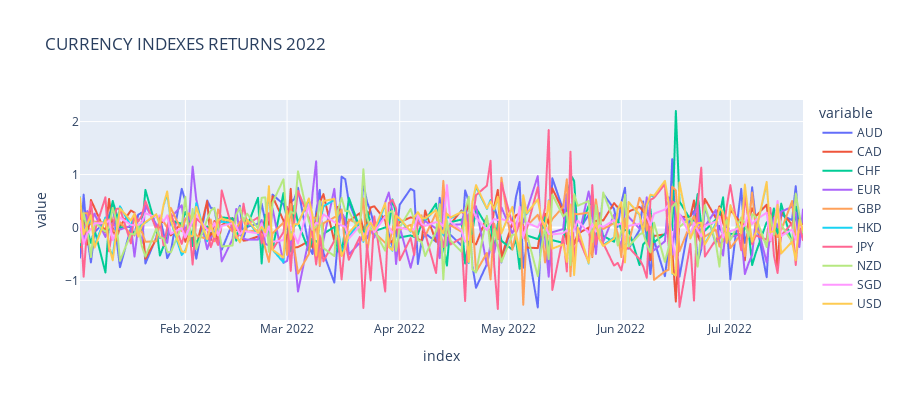
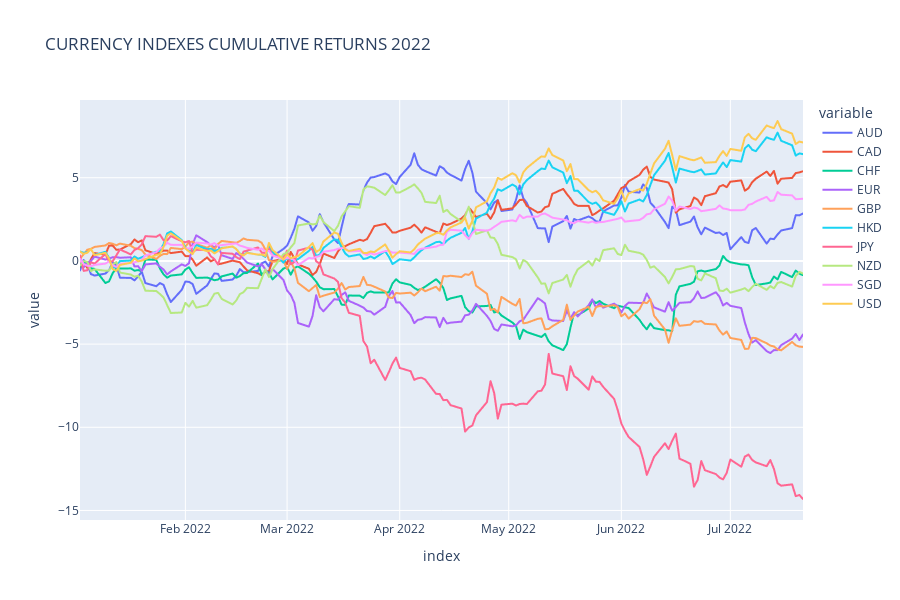
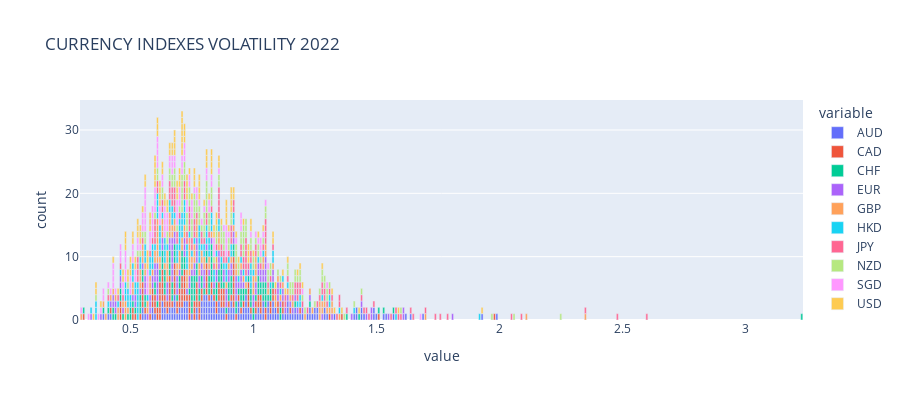

Write notebook code for charts like these, in order.
### Markdown cell above
0. INTRODUCING THE APPROACH

Foreign Exchange (FX) trading is one of the most competitive activities in the world because of its market efficiency (data randomnes) and high volatility. Besides other financial instruments, FX makes traditional portfolio managers title it as gambling because of its difficulty in price prediction. Most big firms use FX to cover their currency risk on the positions of international commodities, assets and other tradeables. Although its an excellent market for algorithmic trading - specially in the sell-side - for its 24-5 continuity, high transactional volume and excellent liquidity. Most trading systems fail after 2 to 4 years because of its approach based in linear models or traditional indicators in a chaotic universe. High Frequency Trading systems are beneficiated mostly by noise and not by information

Financial markets are continuetly evolving. I like to say that markets are the spectrogram of society. 

In this paper I'd like to demostrate that FX can be predicated 

To simplify it, we have two approaches when it comes to trading, follow the trend or mean-reversion strategies. However, the trend concept 

FX it's very corrective, however when a strong trend starts caused by any macroeconomic factor you better surf the trend and not fight against it if you want to survive.

In this notebook I'll expalin my fundamental approach to FX quantitative trading. First we will simplify 45 pairs to 10 currency indices, which will allow us to observe the market desegmented and catch easier the trending pairs and the corrective ones.

Through this notebook I'll explain step by step each process and its logic. Hope you enjoy it.

### Code cell
# 1. PREPARING THE DATABASE WITH CURRENCY INDEXES

# import libraries for the module
from oandapyV20 import API
import oandapyV20.endpoints.instruments as instruments
from datetime import timedelta, date, datetime
from pathlib import Path
from numpy import isnan
import pandas as pd
pd.options.plotting.backend = "plotly"


# 
TOKEN = "37d11dc6e01ec900277bcf70ed296912-60827d532c22d5b1b0d3583a0e9309ef" # YOUR OANDA TOKEN
#
YEAR = 2022 # YEARS TO START
#

# instruments universe
symbols = ['AUD_CAD', 'AUD_CHF', 'AUD_HKD', 'AUD_JPY', 'AUD_NZD', 'AUD_SGD', 'AUD_USD',
           'CAD_CHF', 'CAD_HKD', 'CAD_JPY', 'CAD_SGD', 'CHF_HKD', 'CHF_JPY', 'EUR_AUD',
           'EUR_CAD', 'EUR_CHF', 'EUR_GBP', 'EUR_HKD', 'EUR_JPY', 'EUR_NZD', 'EUR_SGD',
           'EUR_USD', 'GBP_AUD', 'GBP_CAD', 'GBP_CHF', 'GBP_HKD', 'GBP_JPY', 'GBP_NZD',
           'GBP_SGD', 'GBP_USD', 'HKD_JPY', 'NZD_CAD', 'NZD_CHF', 'NZD_HKD', 'NZD_JPY',
           'NZD_SGD', 'NZD_USD', 'SGD_CHF', 'SGD_HKD', 'SGD_JPY', 'USD_CAD', 'USD_CHF',
           'USD_HKD', 'USD_JPY', 'USD_SGD']  # 45 FX pairs


def importdb(year, symbols, make_indexes):

    api = API(access_token=TOKEN)

    # extract currencies (ccys)
    ccys = []
    if make_indexes:
        for sym in symbols:
            p = sym.split('_')
            if len(p[0]) == 3 and p[0] not in ccys:
                ccys.append(p[0])
            if len(p[1]) == 3 and p[1] not in ccys:
                ccys.append(p[1])
            ccys.sort()

    # prepare dataframe
    def prepdf(year):

        def daterange(date1, date2):
            for n in range(int((date2 - date1).days)+1):
                yield date1 + timedelta(n)

        start_dt = date(year, 1, 1)
        end_dt = date(year, 12, 31)

        dates = []
        weekdays = [5, 6]
        for dt in daterange(start_dt, end_dt):
            if dt.weekday() not in weekdays:
                dates.append(dt.strftime("%Y-%m-%d"))
        symbols.sort()

        return pd.DataFrame(index=dates, columns=symbols)

    # loop years
    more = True
    while more:

        prices = prepdf(year)
        changs = prepdf(year)
        volats = prepdf(year)

        _from = str(year)+'-01-01'
        _to = str(year)+'-12-31'
        # if it's current year
        if year == datetime.today().year:
            _to = str(datetime.today())[0:10]
            prices = prices.truncate(after=_to)
            changs = changs.truncate(after=_to)
            volats = volats.truncate(after=_to)
            more = False

        params = {'granularity': 'D', 'from': _from, 'to': _to}

        # import from oanda request (r)
        for sym in symbols:
            r = instruments.InstrumentsCandles(sym, params)
            r = api.request(r)
            for p in r['candles']:
                dtime = datetime.strftime(datetime.strptime(
                    p['time'][0:10], '%Y-%m-%d') + timedelta(days=1), '%Y-%m-%d')
                price = round((float(p['mid']['o']) + float(p['mid']['h']) + float(
                    p['mid']['l']) + float(p['mid']['c'])) / 4, len(p['mid']['c'].split('.')[1]))
                chang = round(
                    (float(p['mid']['c']) / float(p['mid']['o']) - 1) * 100, 2)
                volat = round(
                    (float(p['mid']['h']) / float(p['mid']['l']) - 1) * 100, 2)
                prices[sym][dtime] = price
                changs[sym][dtime] = chang
                volats[sym][dtime] = volat

        # clean nans
        for sym in symbols:
            changs[sym] = changs[sym].fillna(0)
            volats[sym] = volats[sym].fillna(0)
            for i in range(len(prices.index)):
                if isnan(prices[sym][i]):
                    try:
                        prices[sym][i] = prices[sym][i-1]
                    except:
                        prices[sym][i] = prices[sym][i+1]

        # create instruments db
        path = 'bin/db/instruments/'+str(year)+'/'
        Path(path).mkdir(parents=True, exist_ok=True)
        prices.to_csv(path+'prices.csv', index=True)
        changs.to_csv(path+'changs.csv', index=True)
        volats.to_csv(path+'volats.csv', index=True)

        if make_indexes:
            # make currency indices (idx)
            idx_ch = pd.DataFrame(index=prices.index, columns=ccys)
            idx_vo = pd.DataFrame(index=prices.index, columns=ccys)

            for dt in idx_ch.index:
                for ccy in idx_ch.columns:
                    n = 0
                    idx_ch[ccy][dt] = 0
                    idx_vo[ccy][dt] = 0
                    for sym in symbols:
                        if sym[0:3] == ccy:
                            idx_ch[ccy][dt] += changs[sym][dt]
                            idx_vo[ccy][dt] += volats[sym][dt]
                            n += 1
                        elif sym[4:7] == ccy:
                            idx_ch[ccy][dt] -= changs[sym][dt]
                            idx_vo[ccy][dt] += volats[sym][dt]
                            n += 1
                    idx_ch[ccy][dt] = round(idx_ch[ccy][dt] / n, 2)
                    idx_vo[ccy][dt] = round(idx_vo[ccy][dt] / n, 2)

            # create indexes db
            path = 'bin/db/indexes/'+str(year)+'/'
            Path(path).mkdir(parents=True, exist_ok=True)
            idx_ch.to_csv(path+'changs.csv', index=True)
            idx_vo.to_csv(path+'volats.csv', index=True)

            # plotting ccy indexes returns
            plt = idx_ch.plot(x=idx_ch.index, y=idx_ch.columns, height=400, title='CURRENCY INDEXES RETURNS '+str(year))
            plt.show()

            # plotting ccy indexes cumulative returns
            cum_idxs = idx_ch.cumsum()
            plt = cum_idxs.plot(x=idx_ch.index, y=idx_ch.columns, height=600, title='CURRENCY INDEXES CUMULATIVE RETURNS '+str(year))
            plt.show()

            # plotting ccy indexes volatility
            plt = idx_vo.plot.bar(x=idx_vo.index, y=idx_vo.columns, height=400, title='CURRENCY INDEXES VOLATILITY '+str(year))
            plt.show()

        print(year, 'imported!')

        year += 1


importdb( YEAR, symbols, True)
print('\ndb history updated!')


# credits: Quantium Rock

### Figure 1 — Plotly figure (JSON) as saved in the notebook; plotly's stock layout.template omitted (floating-point values rounded to 4 significant figures; data arrays with more than 128 entries replaced by an {"elided": "..."} marker saying what was removed)
{"data": [{"hovertemplate": "variable=AUD<br>index=%{x}<br>value=%{y}<extra></extra>", "legendgroup": "AUD", "line": {"color": "#636efa", "dash": "solid"}, "marker": {"symbol": "circle"}, "mode": "lines", "name": "AUD", "showlegend": true, "type": "scattergl", "x": {"elided": "144 str values"}, "xaxis": "x", "y": {"elided": "144 float values"}, "yaxis": "y"}, {"hovertemplate": "variable=CAD<br>index=%{x}<br>value=%{y}<extra></extra>", "legendgroup": "CAD", "line": {"color": "#EF553B", "dash": "solid"}, "marker": {"symbol": "circle"}, "mode": "lines", "name": "CAD", "showlegend": true, "type": "scattergl", "x": {"elided": "144 str values"}, "xaxis": "x", "y": {"elided": "144 float values"}, "yaxis": "y"}, {"hovertemplate": "variable=CHF<br>index=%{x}<br>value=%{y}<extra></extra>", "legendgroup": "CHF", "line": {"color": "#00cc96", "dash": "solid"}, "marker": {"symbol": "circle"}, "mode": "lines", "name": "CHF", "showlegend": true, "type": "scattergl", "x": {"elided": "144 str values"}, "xaxis": "x", "y": {"elided": "144 float values"}, "yaxis": "y"}, {"hovertemplate": "variable=EUR<br>index=%{x}<br>value=%{y}<extra></extra>", "legendgroup": "EUR", "line": {"color": "#ab63fa", "dash": "solid"}, "marker": {"symbol": "circle"}, "mode": "lines", "name": "EUR", "showlegend": true, "type": "scattergl", "x": {"elided": "144 str values"}, "xaxis": "x", "y": {"elided": "144 float values"}, "yaxis": "y"}, {"hovertemplate": "variable=GBP<br>index=%{x}<br>value=%{y}<extra></extra>", "legendgroup": "GBP", "line": {"color": "#FFA15A", "dash": "solid"}, "marker": {"symbol": "circle"}, "mode": "lines", "name": "GBP", "showlegend": true, "type": "scattergl", "x": {"elided": "144 str values"}, "xaxis": "x", "y": {"elided": "144 float values"}, "yaxis": "y"}, {"hovertemplate": "variable=HKD<br>index=%{x}<br>value=%{y}<extra></extra>", "legendgroup": "HKD", "line": {"color": "#19d3f3", "dash": "solid"}, "marker": {"symbol": "circle"}, "mode": "lines", "name": "HKD", "showlegend": true, "type": "scattergl", "x": {"elided": "144 str values"}, "xaxis": "x", "y": {"elided": "144 float values"}, "yaxis": "y"}, {"hovertemplate": "variable=JPY<br>index=%{x}<br>value=%{y}<extra></extra>", "legendgroup": "JPY", "line": {"color": "#FF6692", "dash": "solid"}, "marker": {"symbol": "circle"}, "mode": "lines", "name": "JPY", "showlegend": true, "type": "scattergl", "x": {"elided": "144 str values"}, "xaxis": "x", "y": {"elided": "144 float values"}, "yaxis": "y"}, {"hovertemplate": "variable=NZD<br>index=%{x}<br>value=%{y}<extra></extra>", "legendgroup": "NZD", "line": {"color": "#B6E880", "dash": "solid"}, "marker": {"symbol": "circle"}, "mode": "lines", "name": "NZD", "showlegend": true, "type": "scattergl", "x": {"elided": "144 str values"}, "xaxis": "x", "y": {"elided": "144 float values"}, "yaxis": "y"}, {"hovertemplate": "variable=SGD<br>index=%{x}<br>value=%{y}<extra></extra>", "legendgroup": "SGD", "line": {"color": "#FF97FF", "dash": "solid"}, "marker": {"symbol": "circle"}, "mode": "lines", "name": "SGD", "showlegend": true, "type": "scattergl", "x": {"elided": "144 str values"}, "xaxis": "x", "y": {"elided": "144 float values"}, "yaxis": "y"}, {"hovertemplate": "variable=USD<br>index=%{x}<br>value=%{y}<extra></extra>", "legendgroup": "USD", "line": {"color": "#FECB52", "dash": "solid"}, "marker": {"symbol": "circle"}, "mode": "lines", "name": "USD", "showlegend": true, "type": "scattergl", "x": {"elided": "144 str values"}, "xaxis": "x", "y": {"elided": "144 float values"}, "yaxis": "y"}], "layout": {"height": 400, "legend": {"title": {"text": "variable"}, "tracegroupgap": 0}, "title": {"text": "CURRENCY INDEXES RETURNS 2022"}, "xaxis": {"anchor": "y", "domain": [0, 1], "title": {"text": "index"}}, "yaxis": {"anchor": "x", "domain": [0, 1], "title": {"text": "value"}}}}

### Figure 2 — Plotly figure (JSON) as saved in the notebook; plotly's stock layout.template omitted (floating-point values rounded to 4 significant figures; data arrays with more than 128 entries replaced by an {"elided": "..."} marker saying what was removed)
{"data": [{"hovertemplate": "variable=AUD<br>index=%{x}<br>value=%{y}<extra></extra>", "legendgroup": "AUD", "line": {"color": "#636efa", "dash": "solid"}, "marker": {"symbol": "circle"}, "mode": "lines", "name": "AUD", "showlegend": true, "type": "scattergl", "x": {"elided": "144 str values"}, "xaxis": "x", "y": {"elided": "144 float values"}, "yaxis": "y"}, {"hovertemplate": "variable=CAD<br>index=%{x}<br>value=%{y}<extra></extra>", "legendgroup": "CAD", "line": {"color": "#EF553B", "dash": "solid"}, "marker": {"symbol": "circle"}, "mode": "lines", "name": "CAD", "showlegend": true, "type": "scattergl", "x": {"elided": "144 str values"}, "xaxis": "x", "y": {"elided": "144 float values"}, "yaxis": "y"}, {"hovertemplate": "variable=CHF<br>index=%{x}<br>value=%{y}<extra></extra>", "legendgroup": "CHF", "line": {"color": "#00cc96", "dash": "solid"}, "marker": {"symbol": "circle"}, "mode": "lines", "name": "CHF", "showlegend": true, "type": "scattergl", "x": {"elided": "144 str values"}, "xaxis": "x", "y": {"elided": "144 float values"}, "yaxis": "y"}, {"hovertemplate": "variable=EUR<br>index=%{x}<br>value=%{y}<extra></extra>", "legendgroup": "EUR", "line": {"color": "#ab63fa", "dash": "solid"}, "marker": {"symbol": "circle"}, "mode": "lines", "name": "EUR", "showlegend": true, "type": "scattergl", "x": {"elided": "144 str values"}, "xaxis": "x", "y": {"elided": "144 float values"}, "yaxis": "y"}, {"hovertemplate": "variable=GBP<br>index=%{x}<br>value=%{y}<extra></extra>", "legendgroup": "GBP", "line": {"color": "#FFA15A", "dash": "solid"}, "marker": {"symbol": "circle"}, "mode": "lines", "name": "GBP", "showlegend": true, "type": "scattergl", "x": {"elided": "144 str values"}, "xaxis": "x", "y": {"elided": "144 float values"}, "yaxis": "y"}, {"hovertemplate": "variable=HKD<br>index=%{x}<br>value=%{y}<extra></extra>", "legendgroup": "HKD", "line": {"color": "#19d3f3", "dash": "solid"}, "marker": {"symbol": "circle"}, "mode": "lines", "name": "HKD", "showlegend": true, "type": "scattergl", "x": {"elided": "144 str values"}, "xaxis": "x", "y": {"elided": "144 float values"}, "yaxis": "y"}, {"hovertemplate": "variable=JPY<br>index=%{x}<br>value=%{y}<extra></extra>", "legendgroup": "JPY", "line": {"color": "#FF6692", "dash": "solid"}, "marker": {"symbol": "circle"}, "mode": "lines", "name": "JPY", "showlegend": true, "type": "scattergl", "x": {"elided": "144 str values"}, "xaxis": "x", "y": {"elided": "144 float values"}, "yaxis": "y"}, {"hovertemplate": "variable=NZD<br>index=%{x}<br>value=%{y}<extra></extra>", "legendgroup": "NZD", "line": {"color": "#B6E880", "dash": "solid"}, "marker": {"symbol": "circle"}, "mode": "lines", "name": "NZD", "showlegend": true, "type": "scattergl", "x": {"elided": "144 str values"}, "xaxis": "x", "y": {"elided": "144 float values"}, "yaxis": "y"}, {"hovertemplate": "variable=SGD<br>index=%{x}<br>value=%{y}<extra></extra>", "legendgroup": "SGD", "line": {"color": "#FF97FF", "dash": "solid"}, "marker": {"symbol": "circle"}, "mode": "lines", "name": "SGD", "showlegend": true, "type": "scattergl", "x": {"elided": "144 str values"}, "xaxis": "x", "y": {"elided": "144 float values"}, "yaxis": "y"}, {"hovertemplate": "variable=USD<br>index=%{x}<br>value=%{y}<extra></extra>", "legendgroup": "USD", "line": {"color": "#FECB52", "dash": "solid"}, "marker": {"symbol": "circle"}, "mode": "lines", "name": "USD", "showlegend": true, "type": "scattergl", "x": {"elided": "144 str values"}, "xaxis": "x", "y": {"elided": "144 float values"}, "yaxis": "y"}], "layout": {"height": 600, "legend": {"title": {"text": "variable"}, "tracegroupgap": 0}, "title": {"text": "CURRENCY INDEXES CUMULATIVE RETURNS 2022"}, "xaxis": {"anchor": "y", "domain": [0, 1], "title": {"text": "index"}}, "yaxis": {"anchor": "x", "domain": [0, 1], "title": {"text": "value"}}}}

### Figure 3 — Plotly figure (JSON) as saved in the notebook; plotly's stock layout.template omitted (floating-point values rounded to 4 significant figures; data arrays with more than 128 entries replaced by an {"elided": "..."} marker saying what was removed)
{"data": [{"alignmentgroup": "True", "hovertemplate": "variable=AUD<br>value=%{x}<br>count=%{y}<extra></extra>", "legendgroup": "AUD", "marker": {"color": "#636efa", "pattern": {"shape": ""}}, "name": "AUD", "offsetgroup": "AUD", "orientation": "v", "showlegend": true, "textposition": "auto", "type": "bar", "x": {"elided": "144 float values"}, "xaxis": "x", "y": {"elided": "144 int values"}, "yaxis": "y"}, {"alignmentgroup": "True", "hovertemplate": "variable=CAD<br>value=%{x}<br>count=%{y}<extra></extra>", "legendgroup": "CAD", "marker": {"color": "#EF553B", "pattern": {"shape": ""}}, "name": "CAD", "offsetgroup": "CAD", "orientation": "v", "showlegend": true, "textposition": "auto", "type": "bar", "x": {"elided": "144 float values"}, "xaxis": "x", "y": {"elided": "144 int values"}, "yaxis": "y"}, {"alignmentgroup": "True", "hovertemplate": "variable=CHF<br>value=%{x}<br>count=%{y}<extra></extra>", "legendgroup": "CHF", "marker": {"color": "#00cc96", "pattern": {"shape": ""}}, "name": "CHF", "offsetgroup": "CHF", "orientation": "v", "showlegend": true, "textposition": "auto", "type": "bar", "x": {"elided": "144 float values"}, "xaxis": "x", "y": {"elided": "144 int values"}, "yaxis": "y"}, {"alignmentgroup": "True", "hovertemplate": "variable=EUR<br>value=%{x}<br>count=%{y}<extra></extra>", "legendgroup": "EUR", "marker": {"color": "#ab63fa", "pattern": {"shape": ""}}, "name": "EUR", "offsetgroup": "EUR", "orientation": "v", "showlegend": true, "textposition": "auto", "type": "bar", "x": {"elided": "144 float values"}, "xaxis": "x", "y": {"elided": "144 int values"}, "yaxis": "y"}, {"alignmentgroup": "True", "hovertemplate": "variable=GBP<br>value=%{x}<br>count=%{y}<extra></extra>", "legendgroup": "GBP", "marker": {"color": "#FFA15A", "pattern": {"shape": ""}}, "name": "GBP", "offsetgroup": "GBP", "orientation": "v", "showlegend": true, "textposition": "auto", "type": "bar", "x": {"elided": "144 float values"}, "xaxis": "x", "y": {"elided": "144 int values"}, "yaxis": "y"}, {"alignmentgroup": "True", "hovertemplate": "variable=HKD<br>value=%{x}<br>count=%{y}<extra></extra>", "legendgroup": "HKD", "marker": {"color": "#19d3f3", "pattern": {"shape": ""}}, "name": "HKD", "offsetgroup": "HKD", "orientation": "v", "showlegend": true, "textposition": "auto", "type": "bar", "x": {"elided": "144 float values"}, "xaxis": "x", "y": {"elided": "144 int values"}, "yaxis": "y"}, {"alignmentgroup": "True", "hovertemplate": "variable=JPY<br>value=%{x}<br>count=%{y}<extra></extra>", "legendgroup": "JPY", "marker": {"color": "#FF6692", "pattern": {"shape": ""}}, "name": "JPY", "offsetgroup": "JPY", "orientation": "v", "showlegend": true, "textposition": "auto", "type": "bar", "x": {"elided": "144 float values"}, "xaxis": "x", "y": {"elided": "144 int values"}, "yaxis": "y"}, {"alignmentgroup": "True", "hovertemplate": "variable=NZD<br>value=%{x}<br>count=%{y}<extra></extra>", "legendgroup": "NZD", "marker": {"color": "#B6E880", "pattern": {"shape": ""}}, "name": "NZD", "offsetgroup": "NZD", "orientation": "v", "showlegend": true, "textposition": "auto", "type": "bar", "x": {"elided": "144 float values"}, "xaxis": "x", "y": {"elided": "144 int values"}, "yaxis": "y"}, {"alignmentgroup": "True", "hovertemplate": "variable=SGD<br>value=%{x}<br>count=%{y}<extra></extra>", "legendgroup": "SGD", "marker": {"color": "#FF97FF", "pattern": {"shape": ""}}, "name": "SGD", "offsetgroup": "SGD", "orientation": "v", "showlegend": true, "textposition": "auto", "type": "bar", "x": {"elided": "144 float values"}, "xaxis": "x", "y": {"elided": "144 int values"}, "yaxis": "y"}, {"alignmentgroup": "True", "hovertemplate": "variable=USD<br>value=%{x}<br>count=%{y}<extra></extra>", "legendgroup": "USD", "marker": {"color": "#FECB52", "pattern": {"shape": ""}}, "name": "USD", "offsetgroup": "USD", "orientation": "v", "showlegend": true, "textposition": "auto", "type": "bar", "x": {"elided": "144 float values"}, "xaxis": "x", "y": {"elided": "144 int values"}, "yaxis": "y"}], "layout": {"barmode": "relative", "height": 400, "legend": {"title": {"text": "variable"}, "tracegroupgap": 0}, "title": {"text": "CURRENCY INDEXES VOLATILITY 2022"}, "xaxis": {"anchor": "y", "domain": [0, 1], "title": {"text": "value"}}, "yaxis": {"anchor": "x", "domain": [0, 1], "title": {"text": "count"}}}}
